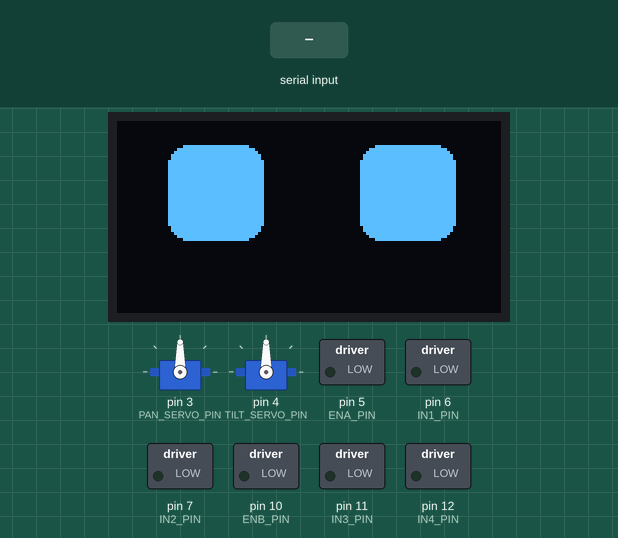
Recording of a sketch running on a simulated Arduino Mega 2560, built with avr-gcc and run on an emulated ATmega2560. On the bench: 2 × servo, 128×64 one-colour display, switched loads named in the sketch (green lamp = pin HIGH). Inputs (shaded band) come from the test bench. Random numbers use the default seed unless the sketch sets one; what the sketch prints to the serial monitor is not drawn.

Above: at 1.2 s.
1.3 s: "help 1\n" received over Serial
At 2.1 s:
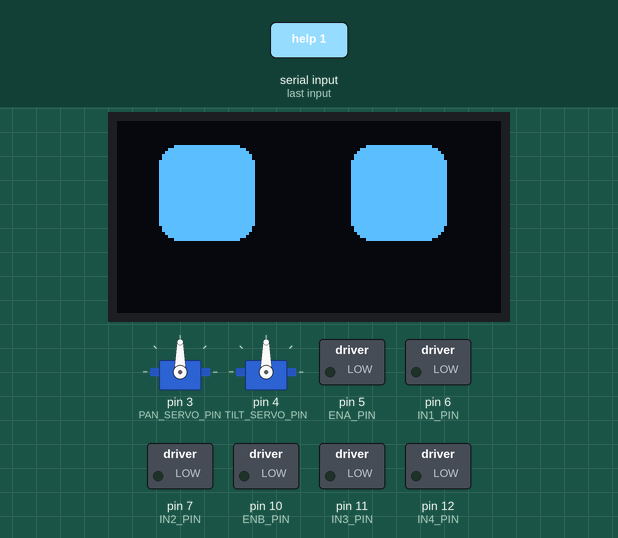
At 3.93 s:
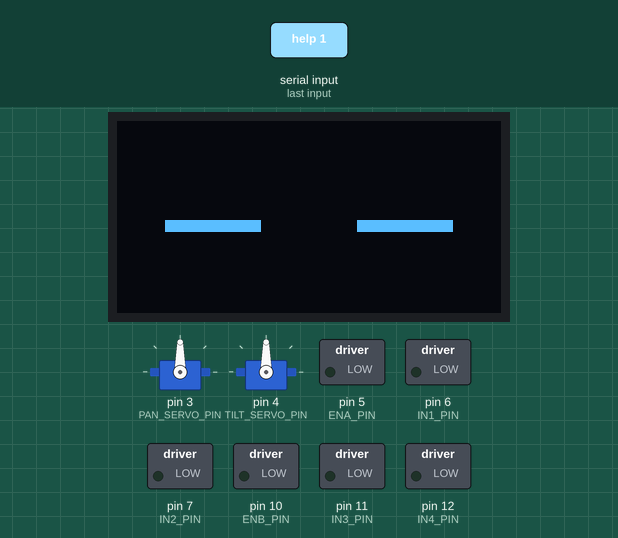
4.3 s: "help\n" received over the second serial link
6.6 s: "eye 90\n" received over Serial
8.6 s: "move 90\n" received over the second serial link
11.0 s: "speed 90\n" received over Serial
12.7 s: "servo 90\n" received over the second serial link
Timing chart, 0 to 15.6 s (numbered marks = the images above; inputs shaded):
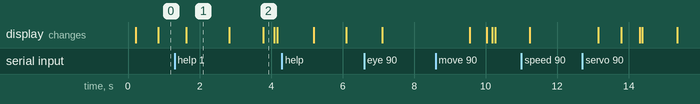

Measured:
- what the display in image 1 shows lasts 1.2 s, from 1.6 s to 2.8 s

The sketch:

uno_r4_face_motion.ino
```cpp
#include <Wire.h>
#include <Adafruit_GFX.h>
#include <Adafruit_SSD1306.h>
#include <Servo.h>
#include "eyes.h"

// Rocky-Wall-E POC: UNO R4 WiFi controller
//
// This controller deliberately uses a small line-based command protocol so the
// future XIAO ESP32S3 Sense can replace the current command source without
// changing the face/motion firmware.
//
// USB commands are received on Serial. A future Wi-Fi ESP32 gateway can send
// the same commands to Serial1 (UNO pins D0/D1).

#define SCREEN_WIDTH 128
#define SCREEN_HEIGHT 64
#define OLED_RESET -1
#define OLED_ADDRESS 0x3C

Adafruit_SSD1306 display(SCREEN_WIDTH, SCREEN_HEIGHT, &Wire, OLED_RESET);
Servo panServo;
Servo tiltServo;

// Servo pins.
const uint8_t PAN_SERVO_PIN = 3;
const uint8_t TILT_SERVO_PIN = 4;

// L298N motor driver pins. Do not power motors from the UNO 5V pin.
const uint8_t ENA_PIN = 5;
const uint8_t IN1_PIN = 6;
const uint8_t IN2_PIN = 7;
const uint8_t ENB_PIN = 10;
const uint8_t IN3_PIN = 11;
const uint8_t IN4_PIN = 12;

// Current state.
int eyeMood = 1;       // 0..5 entries from eyes.h
int eyePosition = 16;  // 0 = left, 16 = centre, 32 = right
int eyeJitter = 0;
int panAngle = 90;
int tiltAngle = 90;
int driveSpeed = 150;

unsigned long nextEyeFrameAt = 0;
unsigned long nextBlinkAt = 0;
bool blinkNow = false;
String inputLine;

void setup() {
  pinMode(ENA_PIN, OUTPUT);
  pinMode(IN1_PIN, OUTPUT);
  pinMode(IN2_PIN, OUTPUT);
  pinMode(ENB_PIN, OUTPUT);
  pinMode(IN3_PIN, OUTPUT);
  pinMode(IN4_PIN, OUTPUT);
  stopMotors();

  panServo.attach(PAN_SERVO_PIN);
  tiltServo.attach(TILT_SERVO_PIN);
  panServo.write(panAngle);
  tiltServo.write(tiltAngle);

  Serial.begin(115200);
  Serial1.begin(115200);  // UNO R4 D0/D1; use only with a protected 3.3 V UART.
  inputLine.reserve(96);

  if (!display.begin(SSD1306_SWITCHCAPVCC, OLED_ADDRESS)) {
    Serial.println("ERR OLED init failed; check address and I2C wiring");
    while (true) {
      delay(1000);
    }
  }

  randomSeed(analogRead(A0));
  setFace("idle");
  Serial.println("OK ROCKY_WALLE_UNO_READY");
  Serial.println("Commands: HELP, EYE idle|listen|speak|happy|sleep|surprise|left|right, MOVE stop|forward|back|left|right, SPEED 0..255, SERVO pan|tilt 0..180");
}

void loop() {
  readCommandsFrom(Serial);
  readCommandsFrom(Serial1);
  updateFaceAnimation();
}

void readCommandsFrom(Stream &port) {
  while (port.available()) {
    char c = static_cast<char>(port.read());
    if (c == '\n' || c == '\r') {
      if (inputLine.length() > 0) {
        processCommand(inputLine, port);
        inputLine = "";
      }
    } else if (inputLine.length() < 95) {
      inputLine += c;
    }
  }
}

void reply(Stream &port, const char *message) {
  port.println(message);
  // Also mirror gateway results to USB when the command arrived through Serial1.
  if (&port != &Serial) {
    Serial.println(message);
  }
}

void processCommand(String command, Stream &port) {
  command.trim();
  command.toLowerCase();
  if (command.length() == 0) return;

  if (command == "help") {
    reply(port, "OK HELP: EYE idle|listen|speak|happy|sleep|surprise|left|right; MOVE stop|forward|back|left|right; SPEED n; SERVO pan|tilt n");
    return;
  }

  if (command.startsWith("eye ")) {
    setFace(command.substring(4));
    reply(port, "OK EYE");
    return;
  }

  if (command.startsWith("move ")) {
    drive(command.substring(5));
    reply(port, "OK MOVE");
    return;
  }

  if (command.startsWith("speed ")) {
    int value = constrain(command.substring(6).toInt(), 0, 255);
    driveSpeed = value;
    reply(port, "OK SPEED");
    return;
  }

  if (command.startsWith("servo ")) {
    handleServo(command.substring(6), port);
    return;
  }

  reply(port, "ERR UNKNOWN_COMMAND");
}

void handleServo(String payload, Stream &port) {
  payload.trim();
  int separator = payload.indexOf(' ');
  if (separator < 0) {
    reply(port, "ERR SERVO_SYNTAX");
    return;
  }

  String which = payload.substring(0, separator);
  int value = constrain(payload.substring(separator + 1).toInt(), 0, 180);
  if (which == "pan") {
    panAngle = value;
    panServo.write(panAngle);
    reply(port, "OK SERVO PAN");
  } else if (which == "tilt") {
    tiltAngle = value;
    tiltServo.write(tiltAngle);
    reply(port, "OK SERVO TILT");
  } else {
    reply(port, "ERR SERVO_NAME");
  }
}

void setFace(String face) {
  face.trim();
  blinkNow = false;

  if (face == "idle") {
    eyeMood = 1;
    eyePosition = 16;
  } else if (face == "listen") {
    eyeMood = 3;
    eyePosition = 16;
  } else if (face == "speak") {
    eyeMood = 4;
    eyePosition = 16;
  } else if (face == "happy") {
    eyeMood = 0;
    eyePosition = 16;
  } else if (face == "sleep") {
    eyeMood = 2;
    eyePosition = 16;
  } else if (face == "surprise") {
    eyeMood = 5;
    eyePosition = 16;
  } else if (face == "left") {
    eyeMood = 1;
    eyePosition = 0;
  } else if (face == "right") {
    eyeMood = 1;
    eyePosition = 32;
  } else {
    return;
  }

  nextEyeFrameAt = 0;
  drawEyes();
}

void updateFaceAnimation() {
  unsigned long now = millis();
  if (now >= nextBlinkAt) {
    blinkNow = true;
    nextBlinkAt = now + random(2500, 6500);
    drawEyes();
    return;
  }

  if (blinkNow && now >= nextEyeFrameAt) {
    blinkNow = false;
    nextEyeFrameAt = now + 80;
    drawEyes();
    return;
  }

  // Subtle eye motion makes the idle face feel alive without blocking motion.
  if (now >= nextEyeFrameAt && eyeMood == 1) {
    eyeJitter = random(-2, 3);
    nextEyeFrameAt = now + random(600, 1400);
    drawEyes();
  }
}

void drawEyes() {
  int x1 = eyePosition + eyeJitter;
  int x2 = 64 + eyePosition + eyeJitter;
  x1 = constrain(x1, 0, 96);
  x2 = constrain(x2, 32, 127);

  display.clearDisplay();
  if (blinkNow || eyeMood == 2) {
    display.drawBitmap(x1, 16, eye0, 32, 32, SSD1306_WHITE);
    display.drawBitmap(x2, 16, eye0, 32, 32, SSD1306_WHITE);
  } else {
    const unsigned char *leftEye = peyes[eyeMood][0][0];
    const unsigned char *rightEye = peyes[eyeMood][0][1];
    display.drawBitmap(x1, 8, leftEye, 32, 32, SSD1306_WHITE);
    display.drawBitmap(x2, 8, rightEye, 32, 32, SSD1306_WHITE);
  }
  display.display();
}

void drive(String direction) {
  direction.trim();
  if (direction == "stop") {
    stopMotors();
  } else if (direction == "forward") {
    motor(ENA_PIN, IN1_PIN, IN2_PIN, driveSpeed, true);
    motor(ENB_PIN, IN3_PIN, IN4_PIN, driveSpeed, true);
  } else if (direction == "back") {
    motor(ENA_PIN, IN1_PIN, IN2_PIN, driveSpeed, false);
    motor(ENB_PIN, IN3_PIN, IN4_PIN, driveSpeed, false);
  } else if (direction == "left") {
    motor(ENA_PIN, IN1_PIN, IN2_PIN, driveSpeed, false);
    motor(ENB_PIN, IN3_PIN, IN4_PIN, driveSpeed, true);
  } else if (direction == "right") {
    motor(ENA_PIN, IN1_PIN, IN2_PIN, driveSpeed, true);
    motor(ENB_PIN, IN3_PIN, IN4_PIN, driveSpeed, false);
  }
}

void motor(uint8_t enablePin, uint8_t inA, uint8_t inB, int pwm, bool forward) {
  analogWrite(enablePin, pwm);
  digitalWrite(inA, forward ? HIGH : LOW);
  digitalWrite(inB, forward ? LOW : HIGH);
}

void stopMotors() {
  analogWrite(ENA_PIN, 0);
  analogWrite(ENB_PIN, 0);
  digitalWrite(IN1_PIN, LOW);
  digitalWrite(IN2_PIN, LOW);
  digitalWrite(IN3_PIN, LOW);
  digitalWrite(IN4_PIN, LOW);
}
```

Source omitted: eyes.h (31934 bytes)
